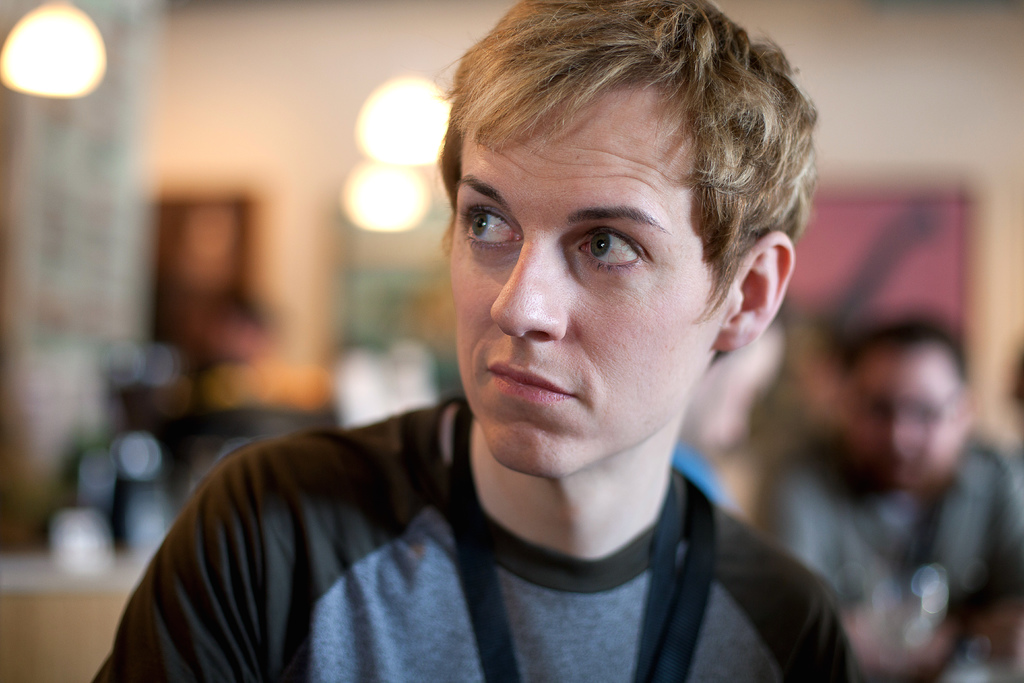
#> input picture visage.jpg, 1024 x 683 px; its folder holds only this picture in this run
$ python -i MiniProjet.py   (imports and definitions only)
#> lines starting #> are read from the running program, lines starting #| are printed output that depends on the picture; after the words box and inside, x2 and y2 are one past the last pixel; in counts of white or black regions, pixels touching at a corner belong together
import numpy as np
import pandas as pd
from sklearn.datasets import fetch_lfw_people
from sklearn.preprocessing import StandardScaler
from sklearn.decomposition import PCA
from sklearn.neighbors import KNeighborsClassifier
from sklearn.tree import DecisionTreeClassifier
from sklearn.ensemble import RandomForestClassifier
from sklearn.model_selection import train_test_split
from sklearn.metrics import classification_report, accuracy_score
from skimage.feature import hog
from skimage import color, io
from tensorflow.keras.models import Sequential
from tensorflow.keras.layers import Conv2D, MaxPooling2D, Flatten, Dense, Dropout, BatchNormalization
from tensorflow.keras.preprocessing.image import ImageDataGenerator
from tensorflow.keras.utils import to_categorical
import matplotlib.pyplot as plt
import cv2
import os


# [39 lines left out: functions calculer_HOG, compute_iou, not called in this run]


def Partie_1():
    # Ecrire un programme Python permettant de détecter un visage à partir d’une image et d’un WebCam. Utiliser Cascade de Haar.
    print("Ecrire un programme Python permettant de détecter un visage à partir d'une image.")

    img = cv2.imread('visage.jpg')
#> img is the input picture: shape (683, 1024, 3); mean B, G, R 100.6, 109.6, 127.3
    gray = cv2.cvtColor(img, cv2.COLOR_BGR2GRAY)
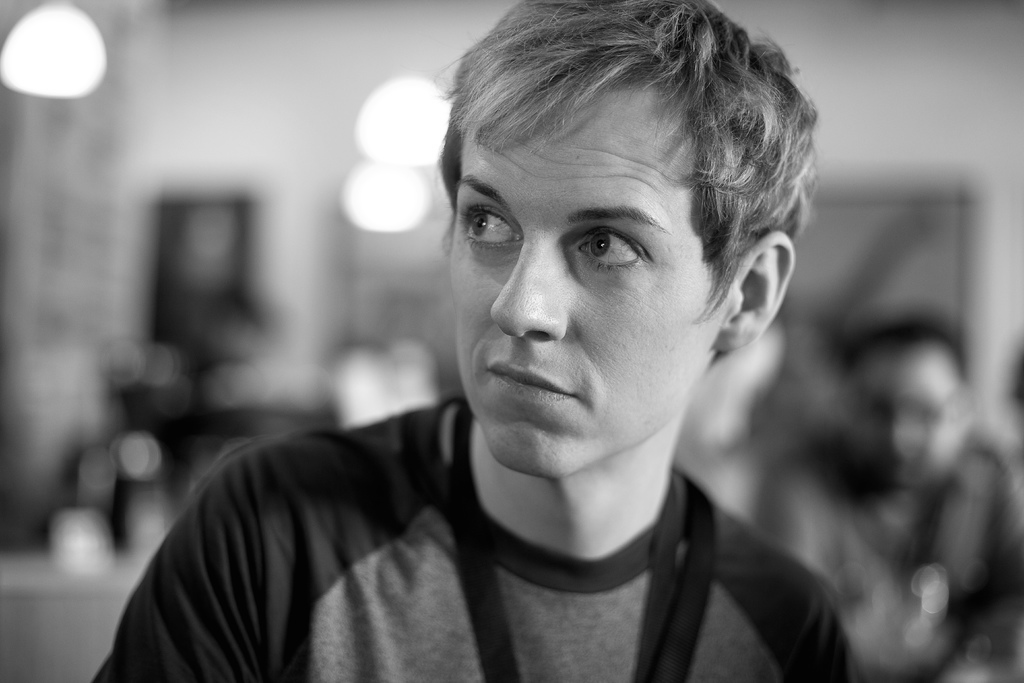
#> gray: shape (683, 1024); min 0, max 255, mean 113.8

    face_cascade = cv2.CascadeClassifier(cv2.data.haarcascades + 'haarcascade_frontalface_default.xml')
    faces = face_cascade.detectMultiScale(gray, scaleFactor=1.1, minNeighbors=2)
#> faces = [[825, 355, 138, 138], [373, 104, 354, 354]]

    for (x, y, w, h) in faces:
        cv2.rectangle(img, (x, y), (x+w, y+h), (255, 0, 0), 2)
#> this loop made 2 passes
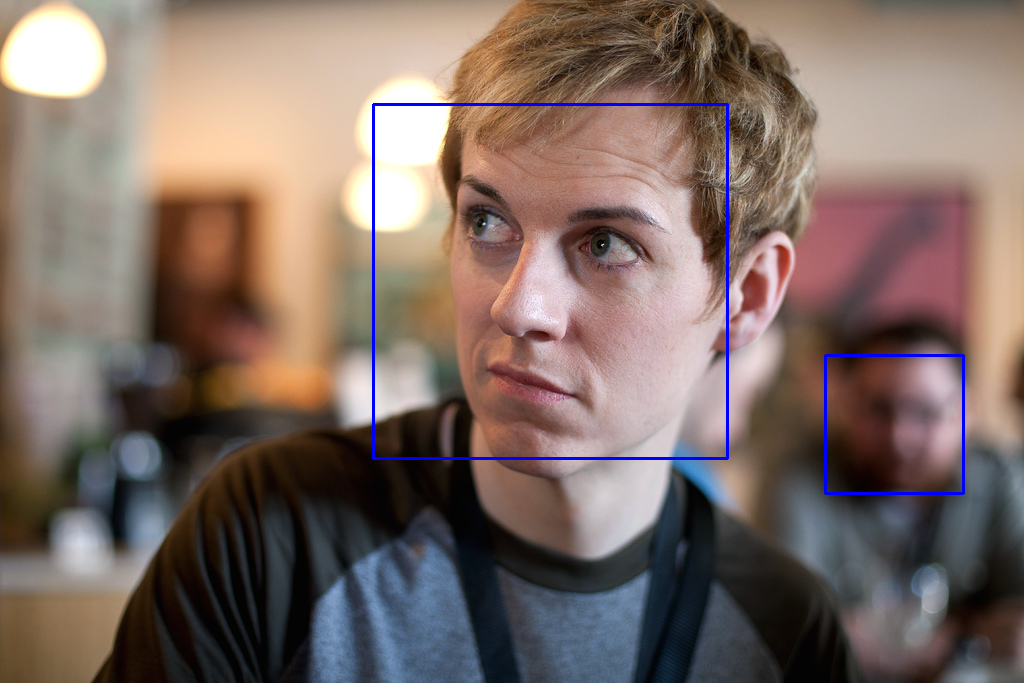
#> img: shape (683, 1024, 3); 0.84% of pixels changed, all inside (x1, y1, x2, y2) = (372, 103, 965, 495)

    cv2.imshow('Image', img)
    cv2.waitKey(0)
    cv2.destroyAllWindows()

    print("Et d'une WebCam. Appuyer sur q to quit.")
#> (the run stopped early here; a loop or call above may not have finished)
